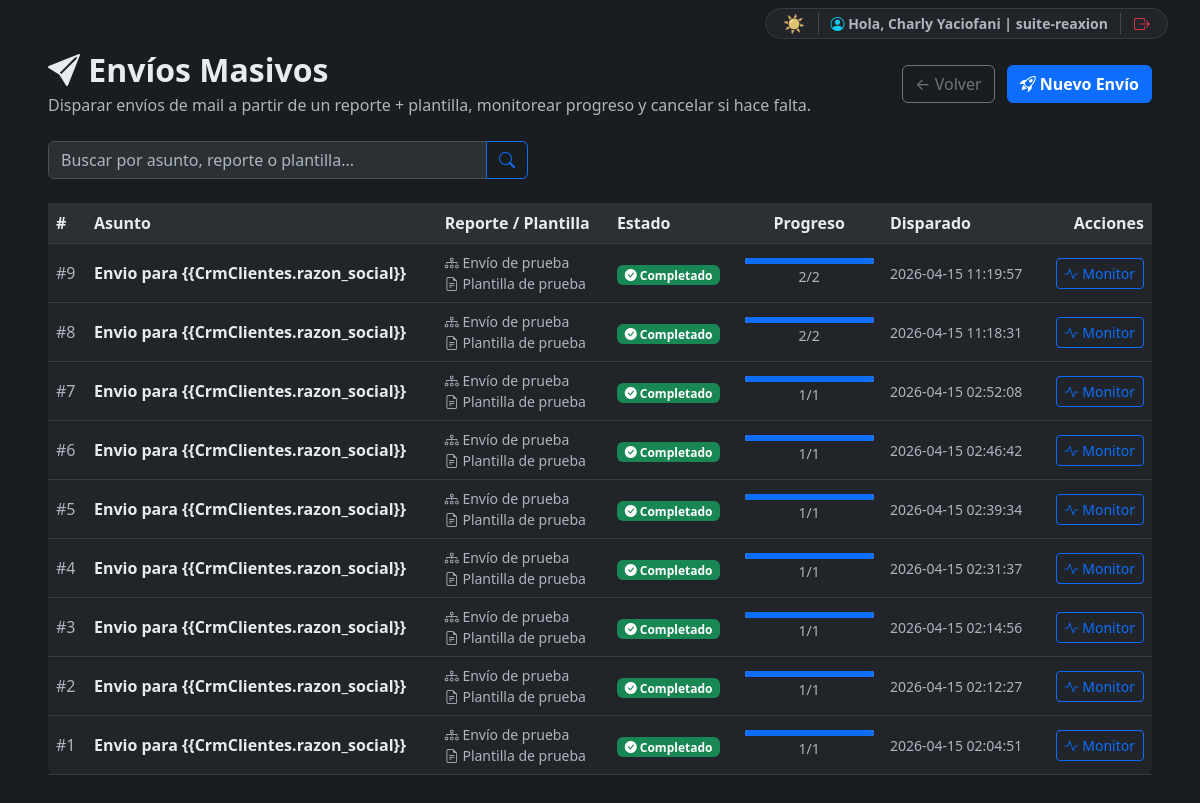
Page /mi-empresa/crm/mail-masivos/envios (signed in) on the committed database.
### tables this page shows
CREATE TABLE `crm_mail_jobs` (
  `id` int(11) NOT NULL,
  `empresa_id` int(11) NOT NULL,
  `usuario_id` int(11) NOT NULL,
  `report_id` int(11) DEFAULT NULL,
  `content_report_id` int(11) DEFAULT NULL,
  `template_id` int(11) DEFAULT NULL,
  `smtp_config_id` int(11) NOT NULL,
  `asunto` varchar(255) NOT NULL,
  `body_snapshot` longtext NOT NULL,
  `attachments_json` text DEFAULT NULL,
  `estado` enum('queued','running','paused','completed','cancelled','failed') NOT NULL DEFAULT 'queued',
  `cancel_flag` tinyint(1) NOT NULL DEFAULT 0,
  `total_destinatarios` int(11) NOT NULL DEFAULT 0,
  `total_enviados` int(11) NOT NULL DEFAULT 0,
  `total_fallidos` int(11) NOT NULL DEFAULT 0,
  `total_skipped` int(11) NOT NULL DEFAULT 0,
  `mensaje_error` text DEFAULT NULL,
  `created_at` timestamp NOT NULL DEFAULT current_timestamp(),
  `started_at` datetime DEFAULT NULL,
  `finished_at` datetime DEFAULT NULL,
  `updated_at` timestamp NOT NULL DEFAULT current_timestamp() ON UPDATE current_timestamp()
);

CREATE TABLE `crm_mail_reports` (
  `id` int(11) NOT NULL,
  `empresa_id` int(11) NOT NULL,
  `nombre` varchar(180) NOT NULL,
  `descripcion` text DEFAULT NULL,
  `root_entity` varchar(80) NOT NULL,
  `config_json` longtext NOT NULL,
  `created_by` int(11) DEFAULT NULL,
  `created_at` timestamp NOT NULL DEFAULT current_timestamp(),
  `updated_at` timestamp NOT NULL DEFAULT current_timestamp() ON UPDATE current_timestamp(),
  `deleted_at` datetime DEFAULT NULL
);

CREATE TABLE `crm_mail_templates` (
  `id` int(11) NOT NULL,
  `empresa_id` int(11) NOT NULL,
  `nombre` varchar(180) NOT NULL,
  `descripcion` text DEFAULT NULL,
  `report_id` int(11) DEFAULT NULL,
  `asunto` varchar(255) NOT NULL,
  `body_html` longtext NOT NULL,
  `available_vars_json` text DEFAULT NULL,
  `created_by` int(11) DEFAULT NULL,
  `created_at` timestamp NOT NULL DEFAULT current_timestamp(),
  `updated_at` timestamp NOT NULL DEFAULT current_timestamp() ON UPDATE current_timestamp(),
  `deleted_at` datetime DEFAULT NULL
);

### app/core/View.php (called while the page is built, shortened)
<?php
class View
{
    public static function render(string $path, array $data = []): void
    {
        $file = BASE_PATH . '/' . ltrim($path, '/');
        extract($data, EXTR_SKIP);
        require $file;
    }
}

### app/modules/CrmMailMasivos/JobController.php (called while the page is built, shortened)
<?php
class JobController
{
    private JobRepository $repo;
    public function __construct()
    {
        $this->repo = new JobRepository();
    }
    public function index(): void
    {
        $empresaId = (int) Context::getEmpresaId();
        $search = trim((string) ($_GET['search'] ?? ''));
        $jobs = $this->repo->findAllByEmpresa($empresaId, $search);
        View::render('app/modules/CrmMailMasivos/views/envios/index.php', [
            'jobs' => $jobs,
            'search' => $search,
        ]);
    }
}

### app/config/routes.php (called while the page is built, shortened)
<?php
return function (Router $router): void {
    $requireCrm = static function (): void {
        \App\Modules\Empresas\EmpresaAccessService::requireCrmAccess();
    };
    $action = static function (string $controllerClass, string $method, ?callable $guard = null): callable {
        return static function (...$params) use ($controllerClass, $method, $guard): void {
            if ($guard !== null) {
                $guard();
            }
            $controller = new $controllerClass();
            $controller->{$method}(...$params);
        };
    };
};

### app/core/App.php (called while the page is built, shortened)
<?php
class App
{
    public static function run(): void
    {
        $router = new Router();
        $routes = require BASE_PATH . '/app/config/routes.php';
        $request = new Request();
        $router->dispatch($request);
    }
}

### public/index.php (called while the page is built, shortened)
<?php
App::run();

### app/core/Database.php (called while the page is built, shortened)
<?php
class Database
{
    private static ?PDO $connection = null;
    public static function getConnection(): PDO
    {
        if (self::$connection === null) {
            $config = require BASE_PATH . '/app/config/database.php';
            $dsn = sprintf(
                'mysql:host=%s;port=%s;dbname=%s;charset=%s',
                $config['host'],
                $config['port'],
                $config['dbname'],
                $config['charset']
            );
            $maxAttempts = 3;
            for ($attempt = 1; $attempt <= $maxAttempts; $attempt++) {
                try {
                    self::$connection = new PDO($dsn, $config['user'], $config['pass'], [
                        PDO::ATTR_ERRMODE            => PDO::ERRMODE_EXCEPTION,
                        PDO::ATTR_DEFAULT_FETCH_MODE => PDO::FETCH_ASSOC,
                        PDO::ATTR_EMULATE_PREPARES   => false,
                    ]);
                    break;
                } catch (PDOException $e) {
                    $lastException = $e;
                    error_log(sprintf(
                        'Database connection error [attempt %d/%d] %s:%s - %s',
                        $attempt,
                        $maxAttempts,
                        (string) ($config['host'] ?? 'n/a'),
                        (string) ($config['port'] ?? 'n/a'),
                        $e->getMessage()
                    ));
                    if ($attempt < $maxAttempts) {
                        usleep(250000);
                    }
                }
            }
        }
        return self::$connection;
    }
}

### app/core/Context.php (called while the page is built, shortened)
<?php
class Context
{
    private static ?int $empresaId = null;
    public static function init(): void
    {
        if (isset($_SESSION['empresa_id']) && is_numeric($_SESSION['empresa_id'])) {
            self::$empresaId = (int) $_SESSION['empresa_id'];
            return;
        }
        self::$empresaId = null;
    }
    public static function getEmpresaId(): ?int
    {
        return self::$empresaId;
    }
}

### app/modules/Empresas/EmpresaRepository.php (called while the page is built, shortened)
<?php
class EmpresaRepository
{
    private PDO $db;
    public function __construct()
    {
        $this->db = Database::getConnection();
    }
    public function findById(int $id): ?Empresa
    {
        $stmt = $this->db->prepare("SELECT * FROM empresas WHERE id = :id AND deleted_at IS NULL");
        $stmt->execute([':id' => $id]);
        $empresa = $stmt->fetchObject(Empresa::class);
        return $empresa ?: null;
    }
}

### app/modules/Empresas/EmpresaAccessService.php (called while the page is built, shortened)
<?php
class EmpresaAccessService
{
    private static bool $loaded = false;
    private static ?Empresa $empresa = null;
    public static function current(): ?Empresa
    {
        if (self::$loaded) {
            return self::$empresa;
        }
        self::$loaded = true;
        $empresaId = $_SESSION['empresa_id'] ?? null;
        $repository = new EmpresaRepository();
        self::$empresa = $repository->findById((int) $empresaId);
        return self::$empresa;
    }
    public static function hasCrmAccess(): bool
    {
        $empresa = self::current();
        return $empresa !== null
            && (int) $empresa->activa === 1
            && (int) $empresa->modulo_crm === 1;
    }
    public static function requireCrmAccess(): void
    {
        if (!self::hasCrmAccess()) {
            self::deny('Entorno Operativo de CRM');
        }
    }
}

### app/modules/CrmMailMasivos/JobRepository.php (called while the page is built, shortened)
<?php
class JobRepository
{
    private PDO $db;
    public function __construct()
    {
        $this->db = Database::getConnection();
    }
    public function findAllByEmpresa(int $empresaId, string $search = ''): array
    {
        $sql = "SELECT j.id, j.asunto, j.estado, j.cancel_flag,
                       j.total_destinatarios, j.total_enviados, j.total_fallidos, j.total_skipped,
                       j.created_at, j.started_at, j.finished_at,
                       j.report_id, j.template_id,
                       r.nombre AS report_nombre,
                       t.nombre AS template_nombre
                FROM crm_mail_jobs j
                LEFT JOIN crm_mail_reports r ON r.id = j.report_id
                LEFT JOIN crm_mail_templates t ON t.id = j.template_id
                WHERE j.empresa_id = :empresa_id";
        $params = [':empresa_id' => $empresaId];
        $sql .= ' ORDER BY j.created_at DESC LIMIT 200';
        $stmt = $this->db->prepare($sql);
        $stmt->execute($params);
        return $stmt->fetchAll(PDO::FETCH_ASSOC) ?: [];
    }
}

### app/modules/CrmMailMasivos/views/envios/index.php (the view, shortened to what this page needs)
<?php
$estadoBadge = static function (string $estado): array {
    return match ($estado) {
        'queued'    => ['bg-secondary', 'bi-hourglass-split', 'En cola'],
        'running'   => ['bg-primary', 'bi-arrow-repeat', 'Enviando'],
        'paused'    => ['bg-warning text-dark', 'bi-pause-circle', 'Pausado'],
        'completed' => ['bg-success', 'bi-check-circle-fill', 'Completado'],
        'cancelled' => ['bg-warning text-dark', 'bi-x-circle', 'Cancelado'],
        'failed'    => ['bg-danger', 'bi-exclamation-triangle-fill', 'Error'],
        default     => ['bg-light text-dark', 'bi-question-circle', $estado],
    };
};
?>
<link rel="stylesheet" href="/css/mail-masivos-envios.css">
<div class="container-fluid mt-2 mb-5 rxn-responsive-container">
    <div class="rxn-module-header mb-4">
        <div>
            <h2 class="fw-bold mb-1"><i class="bi bi-send-fill"></i> Envíos Masivos</h2>
            <p class="text-muted mb-0">Disparar envíos de mail a partir de un reporte + plantilla, monitorear progreso y cancelar si hace falta.</p>
        </div>
        <div class="rxn-module-actions">
            <a href="/mi-empresa/crm/mail-masivos" class="btn btn-outline-secondary">← Volver</a>
            <a href="/mi-empresa/crm/mail-masivos/envios/crear" class="btn btn-primary fw-bold">
                <i class="bi bi-rocket-takeoff"></i> Nuevo Envío
            </a>
        </div>
    </div>
    <form method="get" class="mb-4">
        <div class="input-group" style="max-width: 480px;">
            <input type="search" name="search" class="form-control" placeholder="Buscar por asunto, reporte o plantilla..." value="<?= htmlspecialchars($search ?? '') ?>">
            <button class="btn btn-outline-primary" type="submit"><i class="bi bi-search"></i></button>
        </div>
    </form>
    <div class="card border-0 shadow-sm">
        <div class="card-body p-0">
            <?php if (empty($jobs)): ?>
                <div class="text-center text-muted py-5">
                    <i class="bi bi-send" style="font-size: 2.5rem; opacity: 0.4;"></i>
                    <p class="mt-3 mb-1">Todavía no disparaste ningún envío.</p>
                    <p class="small">Armá el primero — reporte + plantilla + click y a la cola.</p>
                </div>
            <?php else: ?>
                <table class="table table-hover mb-0 align-middle">
                    <thead class="table-light">
                        <tr>
                            <th>#</th>
                            <th>Asunto</th>
                            <th>Reporte / Plantilla</th>
                            <th>Estado</th>
                            <th class="text-center">Progreso</th>
                            <th>Disparado</th>
                            <th class="text-end">Acciones</th>
                        </tr>
                    </thead>
                    <tbody>
                        <?php foreach ($jobs as $j): ?>
                            <?php [$badgeClass, $icon, $estadoLabel] = $estadoBadge((string) $j['estado']); ?>
                            <?php
                                $total = (int) $j['total_destinatarios'];
                                $ok = (int) $j['total_enviados'];
                                $fail = (int) $j['total_fallidos'];
                                $pct = $total > 0 ? (int) floor(($ok + $fail) * 100 / $total) : 0;
                            ?>
                            <tr>
                                <td class="text-muted">#<?= (int) $j['id'] ?></td>
                                <td class="fw-semibold"><?= htmlspecialchars((string) $j['asunto']) ?></td>
                                <td class="small text-muted">
                                    <?php if (!empty($j['report_nombre'])): ?>
                                        <div><i class="bi bi-diagram-3"></i> <?= htmlspecialchars((string) $j['report_nombre']) ?></div>
                                    <?php endif; ?>
                                    <?php if (!empty($j['template_nombre'])): ?>
                                        <div><i class="bi bi-file-earmark-text"></i> <?= htmlspecialchars((string) $j['template_nombre']) ?></div>
                                    <?php endif; ?>
                                </td>
                                <td>
                                    <span class="badge <?= $badgeClass ?>">
                                        <i class="bi <?= $icon ?>"></i> <?= htmlspecialchars($estadoLabel) ?>
                                    </span>
                                </td>
                                <td class="text-center">
                                    <div class="rxn-envios-progress-mini">
                                        <div class="progress" style="height: 6px;">
                                            <div class="progress-bar" role="progressbar" style="width: <?= $pct ?>%"></div>
                                        </div>
                                        <small class="text-muted">
                                            <?= $ok + $fail ?>/<?= $total ?>
                                        </small>
                                    </div>
                                </td>
                                <td class="text-muted small"><?= htmlspecialchars((string) $j['created_at']) ?></td>
                                <td class="text-end">
                                    <a href="/mi-empresa/crm/mail-masivos/envios/<?= (int) $j['id'] ?>" class="btn btn-sm btn-outline-primary">
                                        <i class="bi bi-activity"></i> Monitor
                                    </a>
                                </td>
                            </tr>
                        <?php endforeach; ?>
                    </tbody>
                </table>
            <?php endif; ?>
        </div>
    </div>
</div>
<?php
require BASE_PATH . '/app/shared/views/admin_layout.php';
?>

### rows in the picture
crm_mail_jobs: id "9", asunto "Envio para {{CrmClientes.razon_social}}", crm_mail_reports.nombre "Envío de prueba", crm_mail_templates.nombre "Plantilla de prueba", estadoLabel "Completado", total_fallidos 0 (drawn), $ok + $fail "2", total_destinatarios "2", created_at "2026-04-15 11:19:57"
crm_mail_jobs: id "8", asunto "Envio para {{CrmClientes.razon_social}}", crm_mail_reports.nombre "Envío de prueba", crm_mail_templates.nombre "Plantilla de prueba", estadoLabel "Completado", total_fallidos 0 (drawn), $ok + $fail "2", total_destinatarios "2", created_at "2026-04-15 11:18:31"
crm_mail_jobs: id "7", asunto "Envio para {{CrmClientes.razon_social}}", crm_mail_reports.nombre "Envío de prueba", crm_mail_templates.nombre "Plantilla de prueba", estadoLabel "Completado", total_fallidos 0 (drawn), $ok + $fail "1", total_destinatarios "1", created_at "2026-04-15 02:52:08"
crm_mail_jobs: id "6", asunto "Envio para {{CrmClientes.razon_social}}", crm_mail_reports.nombre "Envío de prueba", crm_mail_templates.nombre "Plantilla de prueba", estadoLabel "Completado", total_fallidos 0 (drawn), $ok + $fail "1", total_destinatarios "1", created_at "2026-04-15 02:46:42"
crm_mail_jobs: id "5", asunto "Envio para {{CrmClientes.razon_social}}", crm_mail_reports.nombre "Envío de prueba", crm_mail_templates.nombre "Plantilla de prueba", estadoLabel "Completado", total_fallidos 0 (drawn), $ok + $fail "1", total_destinatarios "1", created_at "2026-04-15 02:39:34"
crm_mail_jobs: id "4", asunto "Envio para {{CrmClientes.razon_social}}", crm_mail_reports.nombre "Envío de prueba", crm_mail_templates.nombre "Plantilla de prueba", estadoLabel "Completado", total_fallidos 0 (drawn), $ok + $fail "1", total_destinatarios "1", created_at "2026-04-15 02:31:37"
crm_mail_jobs: id "3", asunto "Envio para {{CrmClientes.razon_social}}", crm_mail_reports.nombre "Envío de prueba", crm_mail_templates.nombre "Plantilla de prueba", estadoLabel "Completado", total_fallidos 0 (drawn), $ok + $fail "1", total_destinatarios "1", created_at "2026-04-15 02:14:56"
crm_mail_jobs: id "2", asunto "Envio para {{CrmClientes.razon_social}}", crm_mail_reports.nombre "Envío de prueba", crm_mail_templates.nombre "Plantilla de prueba", estadoLabel "Completado", total_fallidos 0 (drawn), $ok + $fail "1", total_destinatarios "1", created_at "2026-04-15 02:12:27"
crm_mail_jobs: id "1", asunto "Envio para {{CrmClientes.razon_social}}", crm_mail_reports.nombre "Envío de prueba", crm_mail_templates.nombre "Plantilla de prueba", estadoLabel "Completado", total_fallidos 0 (drawn), $ok + $fail "1", total_destinatarios "1", created_at "2026-04-15 02:04:51"

### other values in the picture
$oppositeThemeBtn "☀️"
$backofficeUserName "Charly Yaciofani"
$backofficeEmpresaNombre "suite-reaxion"
